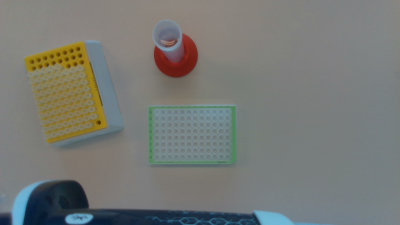
#> input picture scripts/classes/MTP/Test.png, 400 x 225 px
$ python -i classifier.py   (imports and definitions only)   (older library calls are emulated)
#> lines starting #> are read from the running program, lines starting #| are printed output that depends on the picture
import cv2 as cv
import numpy as np
import items


class Classifier():
    def __init__(self):
        pass

    def get_contours(self, color_image):
        color_image = color_image
        gray = cv.cvtColor(color_image, cv.COLOR_RGB2GRAY)
        gblur = cv.GaussianBlur(gray, (3, 3), cv.BORDER_DEFAULT)

        lower, upper = self.__auto_limit(gblur, 0.33)
        adaptive = cv.adaptiveThreshold(gblur,255,cv.ADAPTIVE_THRESH_MEAN_C,cv.THRESH_BINARY,11,2)
        kernel = np.ones((3,3))
        dilated = cv.dilate(adaptive, kernel)
        opening = cv.erode(dilated, kernel)
        eroded = cv.erode(opening, kernel)
        closing = cv.dilate(eroded, kernel)
        canny = cv.Canny(closing, lower, upper)

        method = cv.RETR_TREE #cv.RETR_TREE #cv.RETR_EXTERNAL
        _, contours, _ = cv.findContours(canny, method, cv.CHAIN_APPROX_NONE)
        return contours


    # [125 lines left out: function classify_rec_with_circ, not called in this run]


    def classify_mtp(self):
        pass

    def classify_tablet(self):
        pass

# [4 lines not run here, left out]

>>> import cv2
>>> picture = cv2.cvtColor(cv2.imread('../classes/MTP/Test.png'), cv2.COLOR_BGR2RGB)
>>> result = Classifier().get_contours(picture)
#> in get_contours, `gray = cv.cvtColor(color_image, cv.COLOR_RGB2GRAY)`:
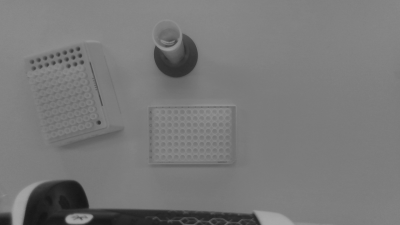
#> gray: shape (225, 400); min 21, max 168, mean 120.6
#> (the run stopped early here; a loop or call above may not have finished)
